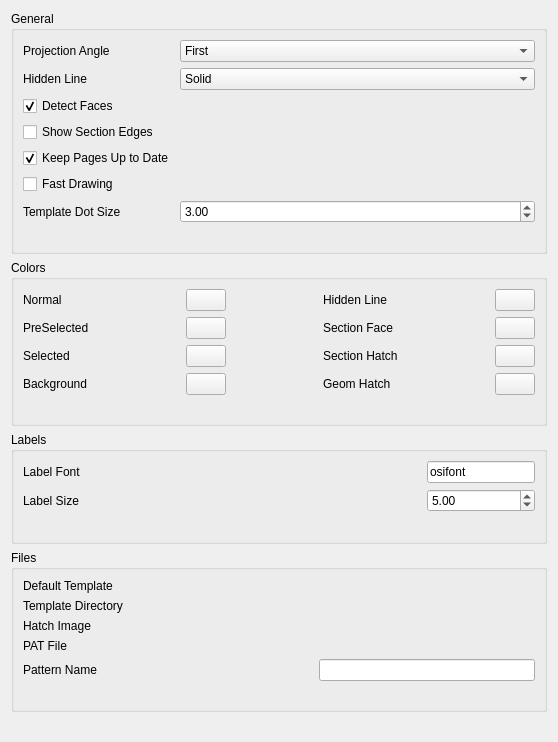
<?xml version="1.0" encoding="UTF-8"?>
<ui version="4.0">
 <class>TechDrawGui::DlgPrefsTechDrawImp</class>
 <widget class="QWidget" name="TechDrawGui::DlgPrefsTechDrawImp">
  <property name="geometry">
   <rect>
    <x>0</x>
    <y>0</y>
    <width>558</width>
    <height>742</height>
   </rect>
  </property>
  <property name="windowTitle">
   <string>TechDraw 1</string>
  </property>
  <layout class="QGridLayout" name="gridLayout_5">
   <item row="0" column="0">
    <widget class="QGroupBox" name="gbMisc">
     <property name="title">
      <string>General</string>
     </property>
     <layout class="QVBoxLayout" name="verticalLayout">
      <item>
       <layout class="QFormLayout" name="formLayout">
        <property name="fieldGrowthPolicy">
         <enum>QFormLayout::AllNonFixedFieldsGrow</enum>
        </property>
        <item row="0" column="0">
         <widget class="QLabel" name="lbl_Angle">
          <property name="text">
           <string>Projection Angle</string>
          </property>
         </widget>
        </item>
        <item row="0" column="1">
         <widget class="Gui::PrefComboBox" name="cb_Angle">
          <property name="prefEntry" stdset="0">
           <cstring>ProjectionAngle</cstring>
          </property>
          <property name="prefPath" stdset="0">
           <cstring>/Mod/TechDraw/General</cstring>
          </property>
          <item>
           <property name="text">
            <string>First</string>
           </property>
          </item>
          <item>
           <property name="text">
            <string>Third</string>
           </property>
          </item>
         </widget>
        </item>
        <item row="1" column="0">
         <widget class="QLabel" name="lbl_HidLine">
          <property name="text">
           <string>Hidden Line</string>
          </property>
         </widget>
        </item>
        <item row="1" column="1">
         <widget class="Gui::PrefComboBox" name="cb_HidLine">
          <property name="toolTip">
           <string>Style for hidden lines</string>
          </property>
          <property name="currentIndex">
           <number>1</number>
          </property>
          <property name="prefEntry" stdset="0">
           <cstring>HiddenLine</cstring>
          </property>
          <property name="prefPath" stdset="0">
           <cstring>Mod/TechDraw/General</cstring>
          </property>
          <item>
           <property name="text">
            <string>NeverShow</string>
           </property>
          </item>
          <item>
           <property name="text">
            <string>Solid</string>
           </property>
          </item>
          <item>
           <property name="text">
            <string>Dash</string>
           </property>
          </item>
          <item>
           <property name="text">
            <string>Dot</string>
           </property>
          </item>
          <item>
           <property name="text">
            <string>DashDot</string>
           </property>
          </item>
          <item>
           <property name="text">
            <string>DashDotDot</string>
           </property>
          </item>
         </widget>
        </item>
        <item row="2" column="0">
         <widget class="Gui::PrefCheckBox" name="cb_Faces">
          <property name="toolTip">
           <string>Perform/skip face processing</string>
          </property>
          <property name="text">
           <string>Detect Faces</string>
          </property>
          <property name="checked">
           <bool>true</bool>
          </property>
          <property name="prefEntry" stdset="0">
           <cstring>HandleFaces</cstring>
          </property>
          <property name="prefPath" stdset="0">
           <cstring>/Mod/TechDraw/General</cstring>
          </property>
         </widget>
        </item>
        <item row="3" column="0">
         <widget class="Gui::PrefCheckBox" name="cb_SectionEdges">
          <property name="toolTip">
           <string>deugging option</string>
          </property>
          <property name="text">
           <string>Show Section Edges</string>
          </property>
          <property name="prefEntry" stdset="0">
           <cstring>ShowSectionEdges</cstring>
          </property>
          <property name="prefPath" stdset="0">
           <cstring>/Mod/TechDraw/General</cstring>
          </property>
         </widget>
        </item>
        <item row="4" column="0">
         <widget class="Gui::PrefCheckBox" name="cb_PageUpdate">
          <property name="toolTip">
           <string>Update Pages as scheduled or skip</string>
          </property>
          <property name="text">
           <string>Keep Pages Up to Date</string>
          </property>
          <property name="checked">
           <bool>true</bool>
          </property>
          <property name="prefEntry" stdset="0">
           <cstring>KeepPagesUpToDate</cstring>
          </property>
          <property name="prefPath" stdset="0">
           <cstring>Mod/TechDraw/General</cstring>
          </property>
         </widget>
        </item>
        <item row="6" column="0">
         <widget class="QLabel" name="lbl_TemplateDot">
          <property name="text">
           <string>Template Dot Size</string>
          </property>
         </widget>
        </item>
        <item row="6" column="1">
         <widget class="Gui::PrefDoubleSpinBox" name="dsb_TemplateDot">
          <property name="toolTip">
           <string>EditableText Dot Size in mm</string>
          </property>
          <property name="value">
           <double>3.000000000000000</double>
          </property>
          <property name="prefEntry" stdset="0">
           <cstring>TemplateDotSize</cstring>
          </property>
          <property name="prefPath" stdset="0">
           <cstring>/Mod/TechDraw/General</cstring>
          </property>
         </widget>
        </item>
        <item row="5" column="0">
         <widget class="Gui::PrefCheckBox" name="cb_FastDrawing">
          <property name="text">
           <string>Fast Drawing</string>
          </property>
          <property name="prefEntry" stdset="0">
           <string>FastDrawing</string>
          </property>
          <property name="prefPath" stdset="0">
           <string>Mod/TechDraw/General</string>
          </property>
         </widget>
        </item>
       </layout>
      </item>
      <item>
       <spacer name="verticalSpacer_4">
        <property name="orientation">
         <enum>Qt::Vertical</enum>
        </property>
        <property name="sizeHint" stdset="0">
         <size>
          <width>20</width>
          <height>40</height>
         </size>
        </property>
       </spacer>
      </item>
     </layout>
    </widget>
   </item>
   <item row="1" column="0">
    <widget class="QGroupBox" name="gb_Colors">
     <property name="title">
      <string>Colors</string>
     </property>
     <layout class="QVBoxLayout" name="verticalLayout_2">
      <item>
       <layout class="QGridLayout" name="gridLayout">
        <item row="0" column="5">
         <spacer name="horizontalSpacer_4">
          <property name="orientation">
           <enum>Qt::Horizontal</enum>
          </property>
          <property name="sizeHint" stdset="0">
           <size>
            <width>40</width>
            <height>20</height>
           </size>
          </property>
         </spacer>
        </item>
        <item row="2" column="4">
         <widget class="QLabel" name="label_5">
          <property name="text">
           <string>Section Hatch</string>
          </property>
         </widget>
        </item>
        <item row="1" column="4">
         <widget class="QLabel" name="label_3">
          <property name="text">
           <string>Section Face</string>
          </property>
         </widget>
        </item>
        <item row="0" column="6">
         <widget class="Gui::PrefColorButton" name="pcb_Hidden">
          <property name="prefEntry" stdset="0">
           <cstring>HiddenColor</cstring>
          </property>
          <property name="prefPath" stdset="0">
           <cstring>Mod/TechDraw/Colors</cstring>
          </property>
         </widget>
        </item>
        <item row="0" column="1">
         <spacer name="horizontalSpacer">
          <property name="orientation">
           <enum>Qt::Horizontal</enum>
          </property>
          <property name="sizeHint" stdset="0">
           <size>
            <width>40</width>
            <height>20</height>
           </size>
          </property>
         </spacer>
        </item>
        <item row="2" column="2">
         <widget class="Gui::PrefColorButton" name="pcb_Select">
          <property name="color" stdset="0">
           <color>
            <red>28</red>
            <green>173</green>
            <blue>28</blue>
           </color>
          </property>
          <property name="prefEntry" stdset="0">
           <cstring>SelectColor</cstring>
          </property>
          <property name="prefPath" stdset="0">
           <cstring>Mod/TechDraw/Colors</cstring>
          </property>
         </widget>
        </item>
        <item row="0" column="0">
         <widget class="QLabel" name="lbl_Normal">
          <property name="text">
           <string>Normal</string>
          </property>
         </widget>
        </item>
        <item row="1" column="2">
         <widget class="Gui::PrefColorButton" name="pcb_PreSelect">
          <property name="color" stdset="0">
           <color>
            <red>255</red>
            <green>255</green>
            <blue>20</blue>
           </color>
          </property>
          <property name="prefEntry" stdset="0">
           <cstring>PreSelectColor</cstring>
          </property>
          <property name="prefPath" stdset="0">
           <cstring>Mod/TechDraw/Colors</cstring>
          </property>
         </widget>
        </item>
        <item row="0" column="3">
         <spacer name="horizontalSpacer_3">
          <property name="orientation">
           <enum>Qt::Horizontal</enum>
          </property>
          <property name="sizeHint" stdset="0">
           <size>
            <width>40</width>
            <height>20</height>
           </size>
          </property>
         </spacer>
        </item>
        <item row="0" column="2">
         <widget class="Gui::PrefColorButton" name="pcb_Normal">
          <property name="color" stdset="0">
           <color>
            <red>0</red>
            <green>0</green>
            <blue>0</blue>
           </color>
          </property>
          <property name="prefEntry" stdset="0">
           <cstring>NormalColor</cstring>
          </property>
          <property name="prefPath" stdset="0">
           <cstring>Mod/TechDraw/Colors</cstring>
          </property>
         </widget>
        </item>
        <item row="1" column="0">
         <widget class="QLabel" name="lbl_PreSelect">
          <property name="text">
           <string>PreSelected</string>
          </property>
         </widget>
        </item>
        <item row="3" column="2">
         <widget class="Gui::PrefColorButton" name="pcb_Background">
          <property name="color" stdset="0">
           <color>
            <red>80</red>
            <green>80</green>
            <blue>80</blue>
           </color>
          </property>
          <property name="prefEntry" stdset="0">
           <cstring>Background</cstring>
          </property>
          <property name="prefPath" stdset="0">
           <cstring>/Mod/TechDraw/Colors</cstring>
          </property>
         </widget>
        </item>
        <item row="0" column="4">
         <widget class="QLabel" name="lbl_Hidden">
          <property name="text">
           <string>Hidden Line</string>
          </property>
         </widget>
        </item>
        <item row="3" column="0">
         <widget class="QLabel" name="label_4">
          <property name="text">
           <string>Background</string>
          </property>
         </widget>
        </item>
        <item row="2" column="0">
         <widget class="QLabel" name="lbl_Select">
          <property name="text">
           <string>Selected</string>
          </property>
         </widget>
        </item>
        <item row="2" column="6">
         <widget class="Gui::PrefColorButton" name="pcb_Hatch">
          <property name="color" stdset="0">
           <color>
            <red>0</red>
            <green>0</green>
            <blue>0</blue>
           </color>
          </property>
          <property name="prefEntry" stdset="0">
           <cstring>Hatch</cstring>
          </property>
          <property name="prefPath" stdset="0">
           <cstring>/Mod/TechDraw/Colors</cstring>
          </property>
         </widget>
        </item>
        <item row="3" column="6">
         <widget class="Gui::PrefColorButton" name="colorButton">
          <property name="color" stdset="0">
           <color>
            <red>0</red>
            <green>0</green>
            <blue>0</blue>
           </color>
          </property>
          <property name="prefEntry" stdset="0">
           <cstring>GeomHatch</cstring>
          </property>
          <property name="prefPath" stdset="0">
           <cstring>/Mod/TechDraw/Colors</cstring>
          </property>
         </widget>
        </item>
        <item row="3" column="4">
         <widget class="QLabel" name="label_7">
          <property name="text">
           <string>Geom Hatch</string>
          </property>
         </widget>
        </item>
        <item row="1" column="6">
         <widget class="Gui::PrefColorButton" name="pcb_Surface">
          <property name="color" stdset="0">
           <color>
            <red>225</red>
            <green>225</green>
            <blue>225</blue>
           </color>
          </property>
          <property name="prefEntry" stdset="0">
           <cstring>CutSurfaceColor</cstring>
          </property>
          <property name="prefPath" stdset="0">
           <cstring>Mod/TechDraw/Colors</cstring>
          </property>
         </widget>
        </item>
       </layout>
      </item>
      <item>
       <spacer name="verticalSpacer_3">
        <property name="orientation">
         <enum>Qt::Vertical</enum>
        </property>
        <property name="sizeHint" stdset="0">
         <size>
          <width>20</width>
          <height>40</height>
         </size>
        </property>
       </spacer>
      </item>
     </layout>
    </widget>
   </item>
   <item row="3" column="0">
    <widget class="QGroupBox" name="gb_Templates">
     <property name="title">
      <string>Files</string>
     </property>
     <layout class="QVBoxLayout" name="verticalLayout_3">
      <item>
       <layout class="QGridLayout" name="gridLayout_3">
        <item row="1" column="0">
         <widget class="QLabel" name="label_2">
          <property name="text">
           <string>Template Directory</string>
          </property>
         </widget>
        </item>
        <item row="0" column="0">
         <widget class="QLabel" name="label">
          <property name="text">
           <string>Default Template</string>
          </property>
         </widget>
        </item>
        <item row="1" column="1">
         <widget class="Gui::PrefFileChooser" name="pfc_DefDir" native="true">
          <property name="prefEntry" stdset="0">
           <cstring>TemplateDir</cstring>
          </property>
          <property name="prefPath" stdset="0">
           <cstring>/Mod/TechDraw/Files</cstring>
          </property>
         </widget>
        </item>
        <item row="2" column="0">
         <widget class="QLabel" name="lbl_Hatch">
          <property name="text">
           <string>Hatch Image</string>
          </property>
         </widget>
        </item>
        <item row="0" column="1">
         <widget class="Gui::PrefFileChooser" name="pfc_DefTemp" native="true">
          <property name="prefEntry" stdset="0">
           <cstring>TemplateFile</cstring>
          </property>
          <property name="prefPath" stdset="0">
           <cstring>/Mod/TechDraw/Files</cstring>
          </property>
         </widget>
        </item>
        <item row="2" column="1">
         <widget class="Gui::PrefFileChooser" name="pfc_HatchFile" native="true">
          <property name="toolTip">
           <string>Location of default svg/png fill file</string>
          </property>
          <property name="prefEntry" stdset="0">
           <cstring>FileHatch</cstring>
          </property>
          <property name="prefPath" stdset="0">
           <cstring>/Mod/TechDraw/Files</cstring>
          </property>
         </widget>
        </item>
        <item row="3" column="0">
         <widget class="QLabel" name="label_9">
          <property name="text">
           <string>PAT File</string>
          </property>
         </widget>
        </item>
        <item row="3" column="1">
         <widget class="Gui::PrefFileChooser" name="pfc_FilePattern" native="true">
          <property name="toolTip">
           <string>Default location for PAT file</string>
          </property>
          <property name="prefEntry" stdset="0">
           <cstring>FilePattern</cstring>
          </property>
          <property name="prefPath" stdset="0">
           <cstring>/Mod/TechDraw/PAT</cstring>
          </property>
         </widget>
        </item>
       </layout>
      </item>
      <item>
       <layout class="QGridLayout" name="gridLayout_4">
        <item row="0" column="2">
         <widget class="Gui::PrefLineEdit" name="le_NamePattern">
          <property name="toolTip">
           <string>Default PAT pattern</string>
          </property>
          <property name="prefEntry" stdset="0">
           <cstring>NamePattern</cstring>
          </property>
          <property name="prefPath" stdset="0">
           <cstring>/Mod/TechDraw/PAT</cstring>
          </property>
         </widget>
        </item>
        <item row="0" column="0">
         <widget class="QLabel" name="label_8">
          <property name="text">
           <string>Pattern Name</string>
          </property>
         </widget>
        </item>
        <item row="0" column="1">
         <spacer name="horizontalSpacer_5">
          <property name="orientation">
           <enum>Qt::Horizontal</enum>
          </property>
          <property name="sizeHint" stdset="0">
           <size>
            <width>40</width>
            <height>20</height>
           </size>
          </property>
         </spacer>
        </item>
       </layout>
      </item>
      <item>
       <spacer name="verticalSpacer">
        <property name="orientation">
         <enum>Qt::Vertical</enum>
        </property>
        <property name="sizeHint" stdset="0">
         <size>
          <width>20</width>
          <height>40</height>
         </size>
        </property>
       </spacer>
      </item>
     </layout>
    </widget>
   </item>
   <item row="2" column="0">
    <widget class="QGroupBox" name="gb_Font">
     <property name="sizePolicy">
      <sizepolicy hsizetype="Preferred" vsizetype="Preferred">
       <horstretch>0</horstretch>
       <verstretch>0</verstretch>
      </sizepolicy>
     </property>
     <property name="title">
      <string>Labels</string>
     </property>
     <layout class="QVBoxLayout" name="verticalLayout_4">
      <item>
       <layout class="QGridLayout" name="gridLayout_2" columnstretch="1,0,0">
        <item row="1" column="2">
         <widget class="Gui::PrefDoubleSpinBox" name="dsb_LabelSize">
          <property name="toolTip">
           <string>Label height in millimeters</string>
          </property>
          <property name="minimum">
           <double>0.100000000000000</double>
          </property>
          <property name="value">
           <double>5.000000000000000</double>
          </property>
          <property name="prefEntry" stdset="0">
           <cstring>LabelSize</cstring>
          </property>
          <property name="prefPath" stdset="0">
           <cstring>/Mod/TechDraw/Labels</cstring>
          </property>
         </widget>
        </item>
        <item row="0" column="1">
         <spacer name="horizontalSpacer_2">
          <property name="orientation">
           <enum>Qt::Horizontal</enum>
          </property>
          <property name="sizeType">
           <enum>QSizePolicy::Fixed</enum>
          </property>
          <property name="sizeHint" stdset="0">
           <size>
            <width>40</width>
            <height>20</height>
           </size>
          </property>
         </spacer>
        </item>
        <item row="0" column="0">
         <widget class="QLabel" name="lbl_LabelFont">
          <property name="text">
           <string>Label Font</string>
          </property>
         </widget>
        </item>
        <item row="0" column="2">
         <widget class="Gui::PrefLineEdit" name="le_LabelFont">
          <property name="text">
           <string>osifont</string>
          </property>
          <property name="prefEntry" stdset="0">
           <cstring>LabelFont</cstring>
          </property>
          <property name="prefPath" stdset="0">
           <cstring>Mod/TechDraw/Labels</cstring>
          </property>
         </widget>
        </item>
        <item row="1" column="0">
         <widget class="QLabel" name="label_6">
          <property name="text">
           <string>Label Size</string>
          </property>
         </widget>
        </item>
       </layout>
      </item>
      <item>
       <spacer name="verticalSpacer_5">
        <property name="orientation">
         <enum>Qt::Vertical</enum>
        </property>
        <property name="sizeHint" stdset="0">
         <size>
          <width>20</width>
          <height>40</height>
         </size>
        </property>
       </spacer>
      </item>
     </layout>
    </widget>
   </item>
   <item row="4" column="0">
    <spacer name="verticalSpacer_2">
     <property name="orientation">
      <enum>Qt::Vertical</enum>
     </property>
     <property name="sizeHint" stdset="0">
      <size>
       <width>20</width>
       <height>40</height>
      </size>
     </property>
    </spacer>
   </item>
  </layout>
 </widget>
 <customwidgets>
  <customwidget>
   <class>Gui::FileChooser</class>
   <extends>QWidget</extends>
   <header>Gui/FileDialog.h</header>
  </customwidget>
  <customwidget>
   <class>Gui::ColorButton</class>
   <extends>QPushButton</extends>
   <header>Gui/Widgets.h</header>
  </customwidget>
  <customwidget>
   <class>Gui::PrefFileChooser</class>
   <extends>Gui::FileChooser</extends>
   <header>Gui/PrefWidgets.h</header>
  </customwidget>
  <customwidget>
   <class>Gui::PrefColorButton</class>
   <extends>Gui::ColorButton</extends>
   <header>Gui/PrefWidgets.h</header>
  </customwidget>
  <customwidget>
   <class>Gui::PrefCheckBox</class>
   <extends>QCheckBox</extends>
   <header>Gui/PrefWidgets.h</header>
  </customwidget>
  <customwidget>
   <class>Gui::PrefComboBox</class>
   <extends>QComboBox</extends>
   <header>Gui/PrefWidgets.h</header>
  </customwidget>
  <customwidget>
   <class>Gui::PrefLineEdit</class>
   <extends>QLineEdit</extends>
   <header>Gui/PrefWidgets.h</header>
  </customwidget>
  <customwidget>
   <class>Gui::PrefDoubleSpinBox</class>
   <extends>QDoubleSpinBox</extends>
   <header>Gui/PrefWidgets.h</header>
  </customwidget>
 </customwidgets>
 <resources/>
 <connections/>
</ui>
